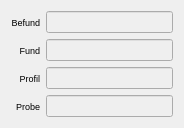
       <widget class="QWidget" name="layoutWidget">
        <property name="geometry">
         <rect>
          <x>11</x>
          <y>560</y>
          <width>184</width>
          <height>100</height>
         </rect>
        </property>
        <layout class="QGridLayout" name="gridLayout_3">
         <item row="0" column="0">
          <widget class="QLabel" name="label_4">
           <property name="font">
            <font>
             <family>MS Shell Dlg 2</family>
             <pointsize>7</pointsize>
             <weight>50</weight>
             <bold>false</bold>
             <stylestrategy>PreferDefault</stylestrategy>
             <kerning>false</kerning>
            </font>
           </property>
           <property name="text">
            <string>Befund</string>
           </property>
           <property name="alignment">
            <set>Qt::AlignRight|Qt::AlignTrailing|Qt::AlignVCenter</set>
           </property>
          </widget>
         </item>
         <item row="0" column="1">
          <widget class="QLineEdit" name="txtNextBef">
           <property name="enabled">
            <bool>false</bool>
           </property>
           <property name="font">
            <font>
             <family>MS Shell Dlg 2</family>
             <pointsize>7</pointsize>
             <weight>75</weight>
             <bold>true</bold>
             <stylestrategy>NoAntialias</stylestrategy>
             <kerning>false</kerning>
            </font>
           </property>
           <property name="alignment">
            <set>Qt::AlignCenter</set>
           </property>
          </widget>
         </item>
         <item row="1" column="0">
          <widget class="QLabel" name="label_6">
           <property name="font">
            <font>
             <family>MS Shell Dlg 2</family>
             <pointsize>7</pointsize>
             <weight>50</weight>
             <bold>false</bold>
             <stylestrategy>PreferDefault</stylestrategy>
             <kerning>false</kerning>
            </font>
           </property>
           <property name="text">
            <string>Fund</string>
           </property>
           <property name="alignment">
            <set>Qt::AlignRight|Qt::AlignTrailing|Qt::AlignVCenter</set>
           </property>
          </widget>
         </item>
         <item row="1" column="1">
          <widget class="QLineEdit" name="txtNextFund">
           <property name="enabled">
            <bool>false</bool>
           </property>
           <property name="font">
            <font>
             <family>MS Shell Dlg 2</family>
             <pointsize>7</pointsize>
             <weight>75</weight>
             <bold>true</bold>
             <stylestrategy>NoAntialias</stylestrategy>
             <kerning>false</kerning>
            </font>
           </property>
           <property name="alignment">
            <set>Qt::AlignCenter</set>
           </property>
          </widget>
         </item>
         <item row="2" column="0">
          <widget class="QLabel" name="label_7">
           <property name="font">
            <font>
             <family>MS Shell Dlg 2</family>
             <pointsize>7</pointsize>
             <weight>50</weight>
             <bold>false</bold>
             <stylestrategy>PreferDefault</stylestrategy>
             <kerning>false</kerning>
            </font>
           </property>
           <property name="text">
            <string>Profil</string>
           </property>
           <property name="alignment">
            <set>Qt::AlignRight|Qt::AlignTrailing|Qt::AlignVCenter</set>
           </property>
          </widget>
         </item>
         <item row="2" column="1">
          <widget class="QLineEdit" name="txtNextProf">
           <property name="enabled">
            <bool>false</bool>
           </property>
           <property name="font">
            <font>
             <family>MS Shell Dlg 2</family>
             <pointsize>7</pointsize>
             <weight>75</weight>
             <bold>true</bold>
             <stylestrategy>NoAntialias</stylestrategy>
             <kerning>false</kerning>
            </font>
           </property>
           <property name="alignment">
            <set>Qt::AlignCenter</set>
           </property>
          </widget>
         </item>
         <item row="3" column="0">
          <widget class="QLabel" name="label_8">
           <property name="font">
            <font>
             <family>MS Shell Dlg 2</family>
             <pointsize>7</pointsize>
             <weight>50</weight>
             <bold>false</bold>
             <stylestrategy>PreferDefault</stylestrategy>
             <kerning>false</kerning>
            </font>
           </property>
           <property name="text">
            <string>Probe</string>
           </property>
           <property name="alignment">
            <set>Qt::AlignRight|Qt::AlignTrailing|Qt::AlignVCenter</set>
           </property>
          </widget>
         </item>
         <item row="3" column="1">
          <widget class="QLineEdit" name="txtNextProb">
           <property name="enabled">
            <bool>false</bool>
           </property>
           <property name="font">
            <font>
             <family>MS Shell Dlg 2</family>
             <pointsize>7</pointsize>
             <weight>75</weight>
             <bold>true</bold>
             <stylestrategy>NoAntialias</stylestrategy>
             <kerning>false</kerning>
            </font>
           </property>
           <property name="alignment">
            <set>Qt::AlignCenter</set>
           </property>
          </widget>
         </item>
        </layout>
       </widget>
